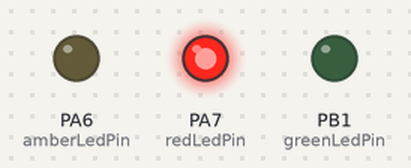
A sketch run on a simulated STM32 Blue Pill. Parts: output pins drawn as LEDs (lit = HIGH).

Above: at 2.0 s.
At 5.5 s:
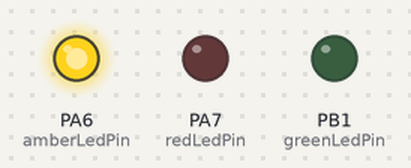
At 8.5 s:
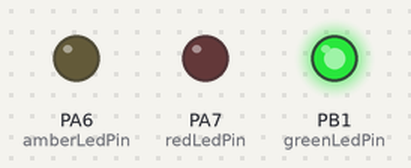
Timing chart, 0 to 13.0 s (numbered marks = the images above):
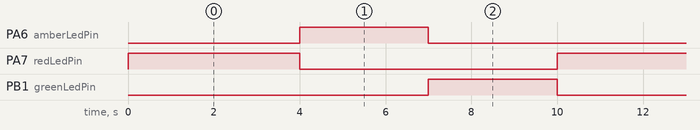

The sketch:

3trafficlights.ino
```cpp
// This turns on the onboard LED for 1s and off for 0.5s repeatedly

int redLedPin = PA7;
int amberLedPin = PA6;
int greenLedPin = PB1;
int waitTimeRed = 4000;
int waitTimeAmber = 3000;
int waitTimeGeen = 3000;


void setup(){
    // initialize the digital pin as output
  pinMode(redLedPin, OUTPUT);
  pinMode(amberLedPin, OUTPUT);
  pinMode(greenLedPin, OUTPUT);
}

void loop() {
  digitalWrite(amberLedPin, LOW);
  digitalWrite(greenLedPin, LOW);
  digitalWrite(redLedPin, HIGH);   // turn the LED on (HIGH is the voltage level)
  delay(waitTimeRed);               // wait for a 1 second
  digitalWrite(redLedPin, LOW);
  digitalWrite(greenLedPin, LOW);
  digitalWrite(amberLedPin, HIGH);    // turn the LED off by making the voltage LOW
  delay(waitTimeAmber);               // wait for a 0.5 second
  digitalWrite(redLedPin, LOW);
  digitalWrite(amberLedPin, LOW);
  digitalWrite(greenLedPin, HIGH);    // turn the LED off by making the voltage LOW
  delay(waitTimeGeen);               // wait for a 0.5 second

}
```

Measured:
- by itself, PA6 (amberLedPin), PB1 (greenLedPin): alternates HIGH for 3.0 s and LOW for 7.0 s
- by itself, PA7 (redLedPin): alternates HIGH for 4.0 s and LOW for 6.0 s
- by itself, everything shown: repeats every 10.0 s, in 3 steps
